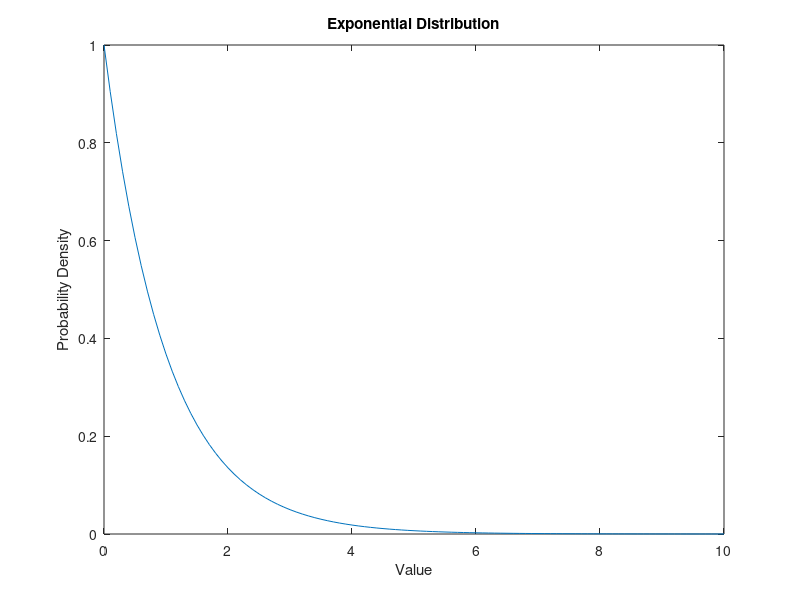

The MATLAB source for this figure:
%Parameter
lambda=1; %Rate Parameter

%Generate Exponential Distribution
x=0:0.1:10;
y=exppdf(x,1/lambda);

%Plot
figure;
plot(x,y);
title('Exponential Distribution');
xlabel('Value');
ylabel('Probability Density');